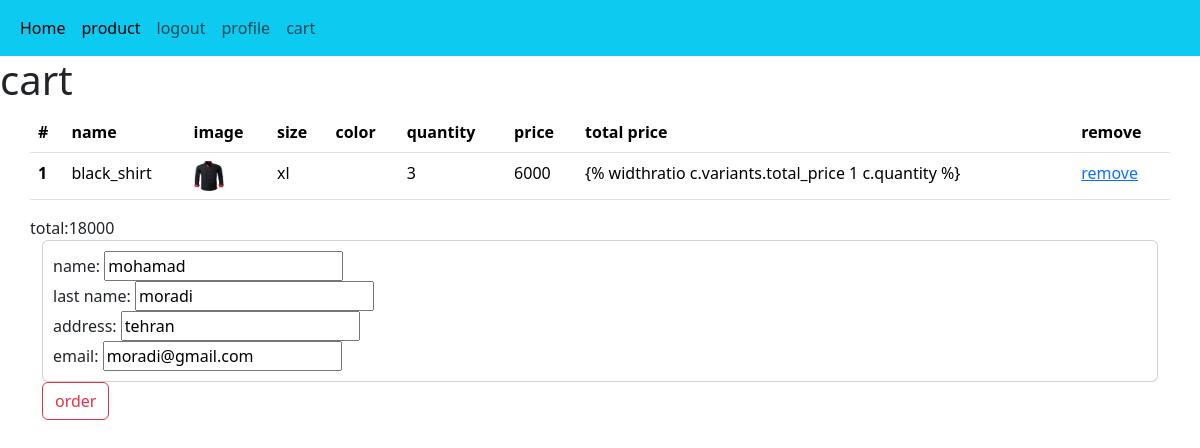
The page /cart/ (signed in) on the database as committed earlier.
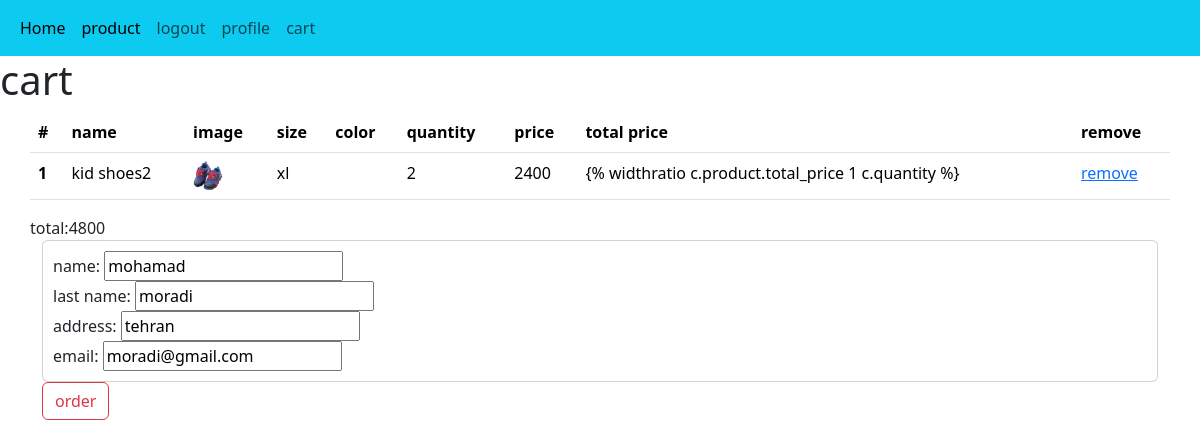
The same page on the database as committed later.
### cart/models.py (models this page shows, shortened)
class Cart(models.Model):
    product = models.ForeignKey(Product,on_delete = models.CASCADE)
    user = models.ForeignKey(User,on_delete = models.CASCADE)
    variants = models.ForeignKey(Variant,on_delete = models.CASCADE ,  null = True, blank = True)
    quantity = models.PositiveIntegerField()

### home/models.py (models this page shows, shortened)
class Product(models.Model):
    Category = models.ManyToManyField(Category, blank=True)
    VARIANT = (('None', 'none'),
               ('Size', 'size'),
               ('Color', 'color'),
    )
    name = models.CharField(max_length=200)
    amount = models.PositiveIntegerField()
    unit_price = models.PositiveIntegerField()
    discount = models.PositiveIntegerField()
    total_price = models.PositiveIntegerField(blank=True, null=True)
    information = RichTextUploadingField(blank=True, null=True)
    create = models.DateTimeField(auto_now_add=True)
    update = models.DateTimeField(auto_now=True)
    tags = TaggableManager(blank=True)
    status = models.CharField(
        max_length=200, blank=True, null=True, choices=VARIANT)
    image = models.ImageField(upload_to='product')
    available = models.BooleanField(default=True)
    like = models.ManyToManyField(User,blank = True,related_name = 'product_like')
    total_like = models.IntegerField(default=0)
    unlike = models.ManyToManyField(User,blank = True,related_name = 'product_unlike')
    total_unlike = models.IntegerField(default=0)
    favourite = models.ManyToManyField(User,blank = True,related_name='fa_user')
    def total_like(self):
        return self.like.count()
    def total_unlike(self):
        return self.unlike.count()
    @property
    def total_price(self):
        if not self.discount:
            return self.unit_price
        elif self.discount:
            total = (self.discount*self.unit_price)/100
            return int(self.unit_price - total)
        return self.total_price

class Variant(models.Model):
    name = models.CharField(max_length=100,blank=True, null=True)
    product_variant = models.ForeignKey(Product,on_delete = models.CASCADE)
    size_variant = models.ForeignKey(Size,on_delete = models.CASCADE,null = True,blank = True)
    color_variant = models.ForeignKey(Color,on_delete = models.CASCADE,null = True,blank = True)
    amount = models.PositiveIntegerField()
    unit_price = models.PositiveIntegerField()
    discount = models.PositiveIntegerField()
    total_price = models.PositiveIntegerField(blank=True, null=True)
    @property
    def total_price(self):
        if not self.discount:
            return self.unit_price
        elif self.discount:
            total = (self.discount*self.unit_price)/100
            return int(self.unit_price - total)
        return self.total_price

class Size(models.Model):
    name = models.CharField(max_length=100,blank=True, null=True)

### accounts/models.py (models this page shows, shortened)
class Profile(models.Model):
    user = models.OneToOneField(User,on_delete = models.CASCADE)
    phone = PhoneField(null = True,blank = True)
    address = models.CharField(max_length = 50,null = True,blank = True)
    profile_image = models.ImageField(upload_to = 'profile',default='DefaultUser.webp')

### cart/views.py (the view)
# urls.py: path('',views.cart_detail,name = 'cart_detail'),
def cart_detail(request):
    cart = Cart.objects.filter(user_id=request.user.id)
    form = OrderForm
    total = 0
    user = request.user
    for p in cart:
        if p.product.status != 'None':
            total += p.variants.total_price*p.quantity
        else:
            total += p.product.total_price*p.quantity
    return render(request,'cart/cart.html',{'cart':cart,'total':total,'form':form,'user':user})

### cart/templates/cart/cart.html (shortened to what this page needs)
{% extends 'main.html' %} {% block title %}cart{% endblock %} {% block body %}
<h1>cart</h1>
<div class="container">
  <div class="row">
    <table class="table">
      <thead>
        <tr>
          <th scope="col">#</th>
          <th scope="col">name</th>
          <th scope="col">image</th>
          <th scope="col">size</th>
          <th scope="col">color</th>
          <th scope="col">quantity</th>
          <th scope="col">price</th>
          <th scope="col">total price</th>
          <th scope="col">remove</th>
        </tr>
      </thead>
      <tbody>
        {% for c in cart %}
        <tr>
          <th scope="row">{{forloop.counter}}</th>
          <td>{{c.product.name}}</td>
          <td>
            <img
              src="{{c.product.image.url}}"
              style="height: 30px; width: 30px"
              alt=""
            />
          </td>
          <td>{{c.variants.size_variant.name}}</td>
          <td>{{c.variants.color_varian.name}}</td>
          <td>{{c.quantity}}</td>
          <td>
            {% if c.product.status != 'None' %}
            {{c.variants.total_price}}{%else%}
            {{c.product.total_price}}{%endif%}
          </td>
          <td>
            {% if c.product.status != 'None' %} {% widthratio
            c.variants.total_price 1 c.quantity %} {%else%}{% widthratio
            c.product.total_price 1 c.quantity %}{%endif%}
          </td>
          <td><a href="{% url 'cart:remove_cart' c.id %}">remove</a></td>
        </tr>
      </tbody>
      {% endfor %}
    </table>
    total:{{total}}
  </div>
  <div class="row">
    <form method="post" action="{% url 'order:order_create' %}">
      <div class="card" style="padding: 10px; background-color: grown">
        <label for=""
          >name:
          <input type="text" name="f_name" value="{{user.first_name}}" required
        /></label>
        <label for=""
          >last name:
          <input type="text" name="l_name" value="{{user.last_name}}" required
        /></label>
        <label for=""
          >address:
          <input
            type="text"
            name="address"
            value="{{user.profile.address}}"
            required
        /></label>
        <label for=""
          >email:
          <input type="text" name="email" value="{{user.email}}" required
        /></label>
      </div>
      <button type="submit" class="btn btn-outline-danger">order</button>
    </form>
  </div>
</div>
{% endblock %}

### templates/main.html (shortened to what this page needs)
<!DOCTYPE html>
<html lang="en">
  <head>
    {% load bootstrap5 %} {% bootstrap_css %} {% bootstrap_javascript %}
  </head>
  <body>
    <nav class="navbar navbar-expand-lg navbar-light bg-info">
      <div class="container-fluid">
        <div class="collapse navbar-collapse" id="navbarNavAltMarkup">
          <div class="navbar-nav">
            <a
              class="nav-link active"
              aria-current="page"
              href="{% url 'home:home' %}"
              >Home</a
            >
            <a
              class="nav-link active"
              aria-current="page"
              href="{% url 'home:product' %}"
              >product</a
            >
            {% if user.is_authenticated %}
            <a class="nav-link" href="{% url 'accounts:logout' %}">logout</a>
            {% else %}
            <a class="nav-link" href="{% url 'accounts:login' %}">login</a>
            <a class="nav-link" href="{% url 'accounts:user_register' %}"
              >sign in</a
            >
            {% endif %}
            <a class="nav-link" href="{% url 'accounts:profile' %}">profile</a>
            <a class="nav-link" href="{% url 'cart:cart_detail' %}">cart</a>
          </div>
        </div>
      </div>
    </nav>
    <body>
      {% block body %} {% endblock %}
    </body>
  </body>
</html>

Rows that differ between the two databases and show on the page:
removed Cart: product.name "black_shirt", product.image (picture), variants.size_variant.name "xl", quantity "3", variants.total_price "6000", shows "{% widthratio c.variants.total_price 1 c.quantity %}"
added Cart: product.name "kid shoes2", product.image (picture), variants.size_variant.name "xl", quantity "2", product.total_price "2400", shows "{% widthratio c.product.total_price 1 c.quantity %}"
Other text that changed with them:
{{ total }}: "18000" → "4800"
